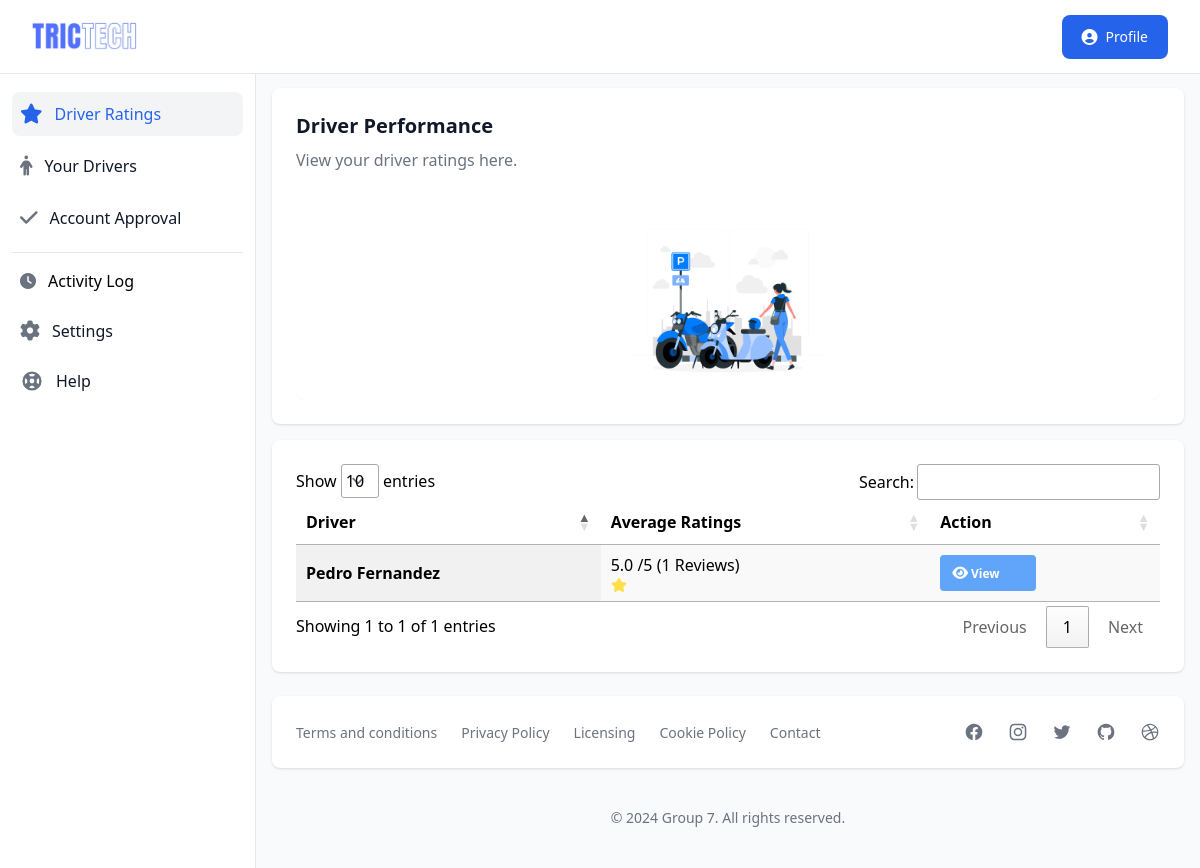
/operator/dashboard.php (signed in), run on the app's committed database.
### tables this page shows
CREATE TABLE `operator_drivers` (
  `id` int(11) NOT NULL,
  `operator_id` varchar(50) NOT NULL,
  `driver_id` varchar(50) NOT NULL,
  `lisence_number` varchar(50) NOT NULL,
  `created_at` varchar(50) NOT NULL,
  `timestamp` timestamp NOT NULL DEFAULT current_timestamp() ON UPDATE current_timestamp()
);

CREATE TABLE `account` (
  `id` int(11) NOT NULL,
  `unique_id` varchar(100) NOT NULL,
  `profile_img` varchar(250) DEFAULT NULL,
  `fname` varchar(50) NOT NULL,
  `lname` varchar(50) NOT NULL,
  `email` varchar(50) NOT NULL,
  `contact` varchar(20) NOT NULL,
  `birthdate` varchar(20) DEFAULT NULL,
  `address` varchar(100) DEFAULT NULL,
  `password` varchar(255) NOT NULL,
  `status` varchar(20) NOT NULL,
  `suspension` varchar(30) DEFAULT 'NO',
  `suspension_reason` varchar(255) DEFAULT NULL,
  `position` varchar(20) NOT NULL,
  `type` varchar(30) NOT NULL,
  `vercode` varchar(6) DEFAULT NULL,
  `date` varchar(50) NOT NULL
);

### operator/dashboard.php (the view, shortened to what this page needs)
<?php
    include '../database/connect.php';
    $unique_id = $_SESSION['unique_id'];
?>
<!DOCTYPE html>
<html lang="en">
<head>
    <link rel="stylesheet" href="../dist/output.css">
    <link rel="stylesheet" href="https://cdn.datatables.net/1.13.1/css/jquery.dataTables.min.css">
    <link rel="stylesheet" href="https://cdnjs.cloudflare.com/ajax/libs/font-awesome/6.2.1/css/all.min.css" />
    <link rel="stylesheet" href="https://cdn.jsdelivr.net/npm/tw-elements/dist/css/index.min.css" />
    <script src="https://cdn.tailwindcss.com"></script>
</head>
<body class="bg-gray-50">
    <div>
        <nav class="bg-white border-b border-gray-200 fixed z-30 w-full">
            <div class="px-3 py-3 lg:px-5 lg:pl-3">
                <div class="flex items-center justify-between">
                    <div class="flex items-center justify-start">
                        <a href="dashboard.php" class="text-xl font-bold flex items-center p-2 lg:ml-2.5">
                            <img class="w-20 lg:w-28" src="../images/logo.png" alt="logo">
                        </a>
                    </div>
                    <div class="flex items-center">
                        <div class="hidden lg:block">
                            <a href="#" id="dropdownDefault" data-dropdown-toggle="dropdown" class="sm:inline-flex ml-5 text-white bg-blue-600 hover:bg-blue-700 focus:ring-4 font-medium rounded-lg text-sm px-5 py-2.5 text-center items-center mr-3">
                                <i class="mr-2 text-base fa fa-user-circle" aria-hidden="true"></i>
                                Profile
                            </a>
                        </div>
                    </div>
                </div>
            </div>
        </nav>
        <div class="flex overflow-hidden bg-white pt-16">
            <aside id="sidebar" class="fixed hidden z-20 h-full top-0 left-0 pt-16 flex lg:flex flex-shrink-0 flex-col w-64 transition-width duration-75" aria-label="Sidebar">
                <div class="relative flex-1 flex flex-col min-h-0 border-r border-gray-200 bg-white pt-0">
                    <div class="flex-1 flex flex-col pt-5 pb-4 overflow-y-auto">
                        <div class="flex-1 px-3 bg-white divide-y space-y-1">
                            <ul class="space-y-2 pb-2">
                                <li>
                                    <a href="dashboard.php" class="text-base text-gray-900 font-normal rounded-lg bg-gray-100 flex items-center p-2 group ">
                                    <i class="fa fa-star text-xl text-blue-600 flex-shrink-0 transition duration-75" aria-hidden="true"></i>
                                    <span class="ml-3 flex-1 whitespace-nowrap text-blue-600">Driver Ratings</span>
                                    </a>
                                </li>
                                <li>
                                    <a href="drivers.php" class="text-base text-gray-900 font-normal rounded-lg hover:bg-gray-100 flex items-center p-2 group ">
                                    <i class="fa fa-male text-xl text-gray-500 flex-shrink-0 group-hover:text-gray-900 transition duration-75" aria-hidden="true"></i>
                                    <span class="ml-3 flex-1 whitespace-nowrap">Your Drivers</span>
                                    </a>
                                </li>
                                <li>
                                    <a href="account-approval.php" class="text-base text-gray-900 font-normal rounded-lg hover:bg-gray-100 flex items-center p-2 group ">
                                    <i class="fa fa-check text-xl text-gray-500 flex-shrink-0 group-hover:text-gray-900 transition duration-75" aria-hidden="true"></i>
                                    <span class="ml-3 flex-1 whitespace-nowrap">Account Approval</span>
                                    </a>
                                </li>
                            </ul>
                            <div class="space-y-2 pt-2">
                                <a href="logs.php" class="text-base hover:bg-gray-100 font-normal rounded-lg group transition duration-75 flex items-center p-2">
                                    <i class="fa fa-clock  text-base text-gray-500 flex-shrink-0 group-hover:text-gray-900 transition duration-75" name="settings-outline"></i>
                                    <span class="ml-3">Activity Log</span>
                                </a>
                                <a href="setting.php" class="text-base text-gray-900 font-normal rounded-lg hover:bg-gray-100 group transition duration-75 flex items-center p-2">
                                    <i class="fa fa-cog  text-xl text-gray-500 flex-shrink-0 group-hover:text-gray-900 transition duration-75" name="settings-outline"></i>
                                    <span class="ml-3">Settings</span>
                                </a>
                                <a href="#" class="text-base text-gray-900 font-normal rounded-lg hover:bg-gray-100 group transition duration-75 flex items-center p-2">
                                    <span class="ml-3">Help</span>
                                </a>
                            </div>
                        </div>
                    </div>
                </div>
            </aside>
            <div id="main-content" class="h-full w-full bg-gray-50 relative overflow-y-auto lg:ml-64">
                <main>
                <div class="pt-6 px-4">
                        <div class="w-full grid grid-cols-1 xl:grid-cols-2 2xl:grid-cols-3 gap-4">
                            <div class="bg-white shadow rounded-lg p-4 sm:p-6 xl:p-8 ">
                                <div class="mb-1 flex items-center justify-between">
                                    <div>
                                        <h3 class="text-xl font-bold text-gray-900 mb-2">Driver Performance</h3>
                                        <span class="text-base font-normal text-gray-500">View your driver ratings here.</span>
                                    </div>
                                </div>
                                <div class="flex flex-col mt-2">
                                    <div class="overflow-x-auto rounded-lg">
                                        <div class="align-middle inline-block min-w-full">
                                            <div class="shadow flex justify-center overflow-hidden sm:rounded-lg">
                                                <img class="w-48 mt-7 justify-center h-48" src="../images/evaluate.jpg" alt="">
                                            </div>
                                        </div>
                                    </div>
                                </div>
                            </div>
                            <div class="bg-white shadow rounded-lg p-4 sm:p-6 xl:p-8  2xl:col-span-2">
                                <div class="">
                                    <table id="table_category" class="display" cellspacing="0">
                                        <thead>
                                            <tr>
                                                <th scope="col" class="py-3 px-6">Driver</th>
                                                <th scope="col" class="py-3 px-6">Average Ratings</th>
                                                <th scope="col" class="py-3 px-6">Action</th>
                                            </tr>
                                        </thead>
                                        <tbody>
                                            <?php
                                                $sql = mysqli_query($conn,"SELECT a.*, od.driver_id FROM operator_drivers od
                                                INNER JOIN account a ON od.driver_id = a.unique_id
                                                WHERE od.operator_id = '$unique_id' AND a.position = 'rider' AND status='activated'");
                                                if(mysqli_num_rows($sql) > 0){
                                                    while($row = mysqli_fetch_assoc($sql)){
                                                        extract($row);
                                                        $driver_id = $row['unique_id'];;
                                                        $avg_rating_sql = mysqli_query($conn, "SELECT AVG(star) AS average_rating, COUNT(*) AS total_ratings FROM driver_ratings WHERE driver_id='$driver_id'");
                                                        $avg_rating_row = mysqli_fetch_assoc($avg_rating_sql);
                                                        $average_rating = $avg_rating_row['average_rating'];
                                                        $total_rating = $avg_rating_row['total_ratings'];
                                                        ?>
                                                        <tr>
                                                            <td scope="row"><b><?php echo $fname." ". $lname; ?></b></td>
                                                            <td scope="row">
                                                                <?php echo number_format($average_rating, 1); ?> /5 (<?php echo $total_rating; ?> Reviews)
                                                            </td>
                                                            <td>
                                                                <form method="POST">
                                                                    <a href="ratings.php?driver_id=<?php echo $driver_id;?>" type="submit" class="bg-blue-400 hover:bg-blue-500 text-white font-bold w-24 text-xs xl:text-xs py-2 px-3 rounded hover:shadow-lg"">
                                                                        <i class="fa fa-eye text-sm" aria-hidden="true"></i>
                                                                        View
                                                                </form>
                                                            </td>
                                                        </tr>
                                                        <?php
                                                    }
                                                }
                                            ?>
                                        </tbody>
                                    </table>
                                </div>
                            </div>
                        </div>
                    </div>
                </main>
                <footer class="bg-white md:flex md:items-center md:justify-between shadow rounded-lg p-4 md:p-6 xl:p-8 my-6 mx-4">
                    <ul class="flex items-center flex-wrap mb-6 md:mb-0">
                        <li><a id="terms_modal" href="#" class="text-sm font-normal text-gray-500 hover:underline mr-4 md:mr-6">Terms and conditions</a></li>
                        <li><a id="privacy_modal" href="#" class="text-sm font-normal text-gray-500 hover:underline mr-4 md:mr-6">Privacy Policy</a></li>
                        <li><a id="license_modal"  href="#" class="text-sm font-normal text-gray-500 hover:underline mr-4 md:mr-6">Licensing</a></li>
                        <li><a id="cookie_modal" href="#" class="text-sm font-normal text-gray-500 hover:underline mr-4 md:mr-6">Cookie Policy</a></li>
                        <li><a id="member_modal" href="#" class="text-sm font-normal text-gray-500 hover:underline">Contact</a></li>
                    </ul>
                    <div class="flex sm:justify-center space-x-6">
                    <a href="#" class="text-gray-500 hover:text-gray-900">
                    </a>
                    <a href="#" class="text-gray-500 hover:text-gray-900">
                    </a>
                    <a href="#" class="text-gray-500 hover:text-gray-900">
                    </a>
                    <a href="#" class="text-gray-500 hover:text-gray-900">
                    </a>
                    <a href="#" class="text-gray-500 hover:text-gray-900">
                    </a>
                    </div>
                </footer>
                <p class="text-center text-sm text-gray-500 my-10">
                    &copy; <?php echo date('Y'); ?> <a href="#" class="hover:underline" >Group 7</a>. All rights reserved.
                </p>
            </div>
        </div>
    </div>
</body>
</html>

### data on the page
operator_drivers: account.fname "Pedro", account.lname "Fernandez", average_rating "5.0", total_rating "1"
